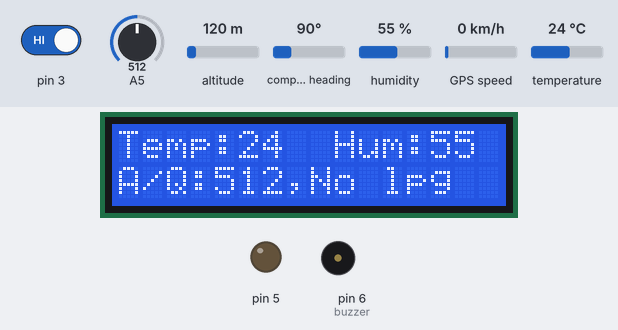
The sketch below on a simulated Arduino Uno, built with avr-gcc and run on an emulated ATmega328P. Shown: 16×2 character LCD, output pins drawn as LEDs (lit = HIGH), buzzer (waves = sounding). Dashed ring = blinking. The test bench sets the inputs (shaded band); at power-on: pin 3 HIGH, A5 = 512, humidity 55 %, temperature 24 °C, altitude 120 m, compass heading 90°, GPS speed 0 km/h. The GPS gets a fix after 3 s at 37.7749, -122.4194 with 8 satellites; what the sketch prints to the serial monitor is not drawn.

Above: at 5.3 s.
5.4 s: pin 3 driven LOW
At 6.3 s:
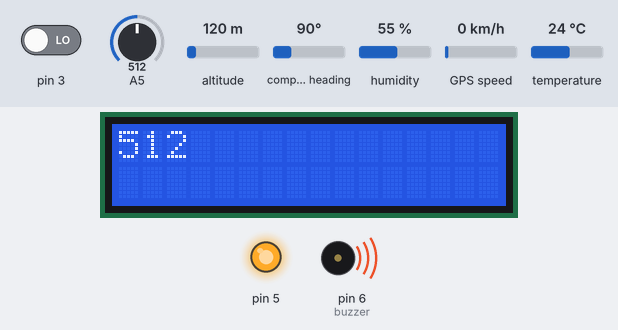
11.7 s: A5 set to 415
At 12.7 s:
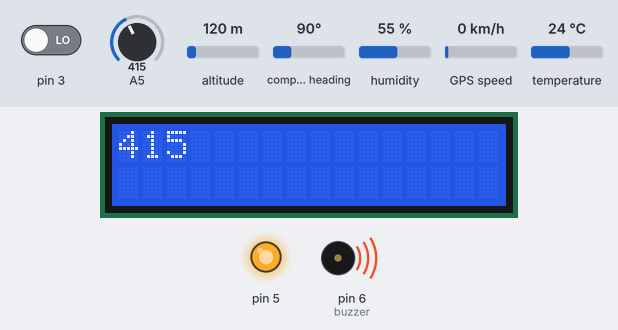
15.5 s: A5 set to 383
At 18.8 s:
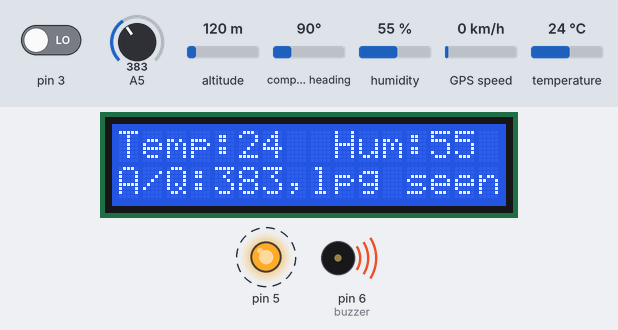
21.5 s: pin 3 driven HIGH
At 23.6 s:
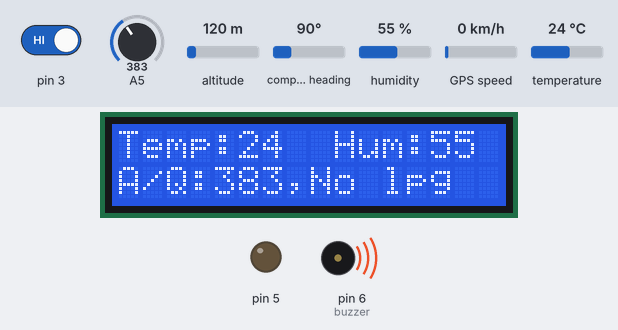
25.9 s: humidity set to 22 %
At 28.1 s:
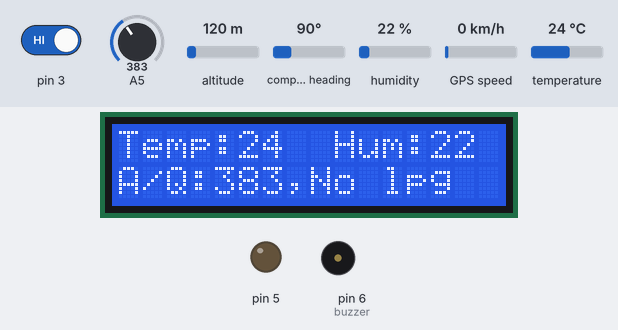
28.4 s: temperature set to 12 °C
At 30.0 s:
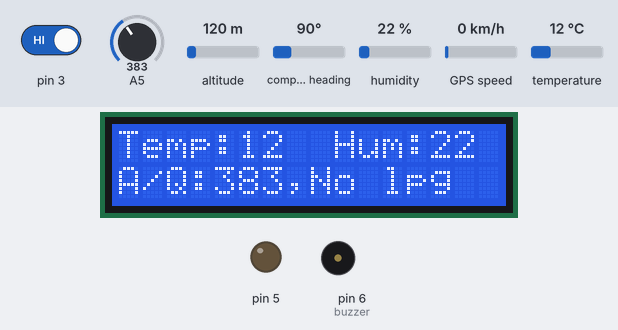
Timing chart, 0 to 31.5 s (numbered marks = the images above; inputs shaded):
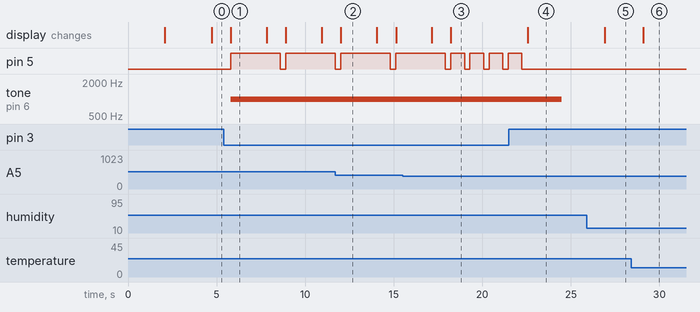

The sketch:

Arduino_src.ino
```cpp
/////////////GPS Module
#include <SoftwareSerial.h>
#include <LiquidCrystal.h>
#include <TinyGPS++.h>
#include <SoftwareSerial.h>
int RXPin = 4;
int TXPin = 7;

int GPSBaud = 9600;
float latitude,longitude ;
// The TinyGPS++ object
TinyGPSPlus gps;

// The serial connection to the GPS device
SoftwareSerial gpsSerial(RXPin, TXPin);

const int buzzer = 6;
const int rs = 9, en = 8, d4 = 12, d5 = 10, d6 = 11, d7 = 13;
LiquidCrystal lcd(rs, en, d4, d5, d6, d7);

//#include <TinyGPS.h>

String dataObject;

int temp;
int hum;
String airStatus;
int airPPM;
String lpgStatus;

/////////////temperature & humidity///////////////////////
#include "DHT.h"
#define DHTPIN 2  // Digital pin connected to the DHT sensor
#define DHTTYPE DHT11   // DHT 11
DHT dht(DHTPIN, DHTTYPE);

////////////////Gas sensor///////////////////
const int gasSensor = 5;
int sensorValue,sensorVolts,RS,R0;
int state = 0;


///////////////////////////////////////////////////////////////

void setup() {
  Serial.begin(9600);
  gpsSerial.begin(GPSBaud); // connect gps sensor
  lcd.begin(16, 2);
  lcd.setCursor(2, 0);
  lcd.print("Air Quality");
  lcd.setCursor(3, 1);
  lcd.print("detector");
  lcd.setCursor(13, 1);
  lcd.print("by");
  delay(2000);
  lcd.clear();
  lcd.setCursor(2, 0);
  lcd.print("Muhammedsani");
  lcd.setCursor(2, 1);
  lcd.print("Mustafa E.");
  delay(2000);
  pinMode(3,INPUT);
  pinMode(5,OUTPUT);

  dht.begin();
}

void loop() {

   while (gpsSerial.available() > 0){
    if (gps.encode(gpsSerial.read())){

      if (gps.location.isValid()){

          latitude = gps.location.lat();
          longitude = gps.location.lng();
      }
 }
   }
  // Wait a few seconds between measurements.

  //lcd.setCursor(16, 1);
  delay(300);
  digitalWrite(5,LOW);
  // Reading temperature or humidity takes about 250 milliseconds!
  int h = int(round(dht.readHumidity()));
   //Read temperature as Celsius (the default)
  int t = int(round(dht.readTemperature()));

  if (isnan(h) || isnan(t)) {
     Serial.println(F("Failed to read from DHT sensor!"));
     //return;
  }

  //Serial.print(F("Humidity: "));
 // Serial.print(h);
 // Serial.print(F("%  Temperature: "));
  temp = t;
  hum = h;
 // Serial.print(t);
 // Serial.print(F("°C "));
 // Serial.print("");
//////////////END OF TEMP & HUMIDITY CODE////////////////////


//MQ6 LPG GAS DETECTION ROUTINE...///////////////////////////
  state = digitalRead(3);
  if (state == LOW){

  //Serial.print(" , LPG detected...");
  lpgStatus = "1";// "LPG detected in air ";

  }

  else{

    lpgStatus = "0";// "No LPG detected in air ";
    }


/////////////END OF MQ6 CODE/////////////////////////////////////

// MQ135 AIR QUALITY DETECTION...//////////
  int voltage;
  voltage = analogRead(5);
  int xxx = getVoltage(gasSensor);
  // Serial.print(" volts , ");
  //Serial.print(analogRead(5));
  //Serial.println();
  airPPM = round(voltage);

  if (voltage <=350){

   // Serial.print(" , MQ135 ---->> ");
    //Serial.print(voltage);
   // Serial.print(" ppm ,");
    //Serial.print("Healthy, Normal level");
    airStatus = "0"; //"Healthy, Normal level";
    //Serial.println();
    delay(300);
    }

  if ((voltage >= 350) && (voltage <=450)){

    ///Serial.print(" , MQ135 ---->> ");
   // Serial.print(voltage);
   // Serial.print(" ppm ,");
   // Serial.print("Acceptable level");
    airStatus = "1"; // "Acceptable level";
   // Serial.println();
    delay(300);
    }

  if ((voltage >= 450) && (voltage <=600)){

   // Serial.print(" , MQ135 ---->> ");
   // Serial.print(voltage);
   // Serial.print(" ppm ,");
   // Serial.print("Least healthy level (Complaints of stiffness and odors)");
    airStatus = "2"; // "Least healthy level (Complaints of stiffness and odors)";
   // Serial.println();
    delay(300);
    }


  if ((voltage >= 600) && (voltage <=1000)){

    //Serial.print(" , MQ135 ---->> ");
   // Serial.print(voltage);
   // Serial.print(" ppm ,");
   // Serial.print("Poor air quality (general drowsiness)");
    airStatus ="3";//"Poor air quality (general drowsiness)";
  //  Serial.println();
     delay(300);
    }


  if ((voltage >= 1000) && (voltage <=2500)){

   // Serial.print(" , MQ135 ---->> ");
   // Serial.print(voltage);
   // Serial.print(" ppm ,");
   // Serial.print("Very poor air quality (Adverse health effects expected) ");
    airStatus ="4";//"Very poor air quality (Adverse health effects expected) ";
   // Serial.println();
      delay(300);
    }

  if ((voltage >= 2500) && (voltage <=5000)){

    //Serial.print(" , MQ135 ---->> ");
   // Serial.print(voltage);
   // Serial.print(" ppm ,");
   // Serial.print("Hazardous air quality (average exposure less than 4 hours) ");
    airStatus ="5";  //"Hazardous air quality (average exposure less than 4 hours) ";
   // Serial.println();
    delay(300);

    }
///////////////////END OF MQ135 CODE/////////////////////////////////


///////GPS sensor part///////////////////////////////////////
  //////////////////gps code///////////////


////////////END OF GPS SENSOR PART///////////////////

   String dataObject;
   dataObject += String("+");
    dataObject += String(",");
   dataObject += String(temp);
   dataObject += String(",");
   dataObject += String(hum);
   dataObject += String(",");
   dataObject += String(lpgStatus);
   dataObject += String(",");
   dataObject += String(airPPM);
   dataObject += String(",");
   dataObject += String(airStatus);
   dataObject += String(",");
   dataObject += String(latitude);
   dataObject += String(",");
   dataObject += String(longitude);
   dataObject += String(",");

   // Serial.print("Data to be sent: ");
   //Serial.println(dataObject); //DATA TO BE PASSED TO ESP8266//
   // Serial.println();

  lcd.clear();
  lcd.setCursor(0, 0);
  lcd.print("Temp:");
  lcd.setCursor(5, 0);
  lcd.print(temp);

  lcd.setCursor(9, 0);
  lcd.print("Hum:");
  lcd.setCursor(13, 0);
  lcd.print(hum);

  lcd.setCursor(0, 1);
  lcd.print("A/Q:");
  lcd.setCursor(4, 1);
  lcd.print(airPPM);

  if (lpgStatus.toInt()==0){

    lcd.setCursor(7, 1);
    lcd.print(",");
    lcd.setCursor(8, 1);
    lcd.print("No lpg");
    }

  if (lpgStatus.toInt()==1){

    lcd.setCursor(7, 1);
    lcd.print(",");
    lcd.setCursor(8, 1);
    lcd.print("lpg seen");
    tone(buzzer,1000,3000);
    digitalWrite(5,HIGH);
    }

  if ((airPPM >400)&& (lpgStatus.toInt()==1)){

    lcd.clear();
    lcd.setCursor(0, 0);
    lcd.print(airPPM);
    delay(2000);
    lcd.clear();
    lcd.setCursor(0, 0);
    lcd.print("1:");
    lcd.setCursor(3, 0);
    lcd.print("Dangerous air");
    lcd.setCursor(0, 1);
    lcd.print("2:");
    lcd.setCursor(3, 1);
    lcd.print("Lpg detected");
    tone(buzzer,1000,2000);

    }

   int str_len = dataObject.length();
   //Serial.println(str_len);
   char mystr[str_len];
   dataObject.toCharArray(mystr,str_len);
  //Serial.println(mystr); //Write the serial data
   delay(400);
   Serial.write(mystr,str_len);
   Serial.flush();


}
/////////////////////////////////////////////////
int getVoltage(int pin){

  return (analogRead(5) * 0.004882814);

  }
//////////////////////////////////////////////////
```

Measured:
- the behaviour switches between 401 and 400 on A5 (found by bisection; images 2 and 3)
- after the input at 5.4 s, pin 5: alternates HIGH for 2.8 s and LOW for 0.33 s, starting after 0.41 s; tone on pin 6 (buzzer): silent → 1000 Hz after 0.41 s; the display: changes after 0.41 s (image 1)
- after the input at 11.7 s, the display: changes after 0.32 s (image 2)
- after the input at 15.5 s, pin 5: alternates HIGH for 0.76 s and LOW for 0.31 s, starting after 3.5 s; the display: first differs from a run without the input after 2.7 s (image 3)
- after the input at 21.5 s, pin 5: goes on until 22.2 s, then stays LOW; tone on pin 6 (buzzer): 1000 Hz → silent after 3.0 s; the display: changes after 1.1 s (image 4)
- after the input at 25.9 s, the display: changes after 1.0 s (image 5)
- after the input at 28.4 s, the display: changes after 0.68 s (image 6)
